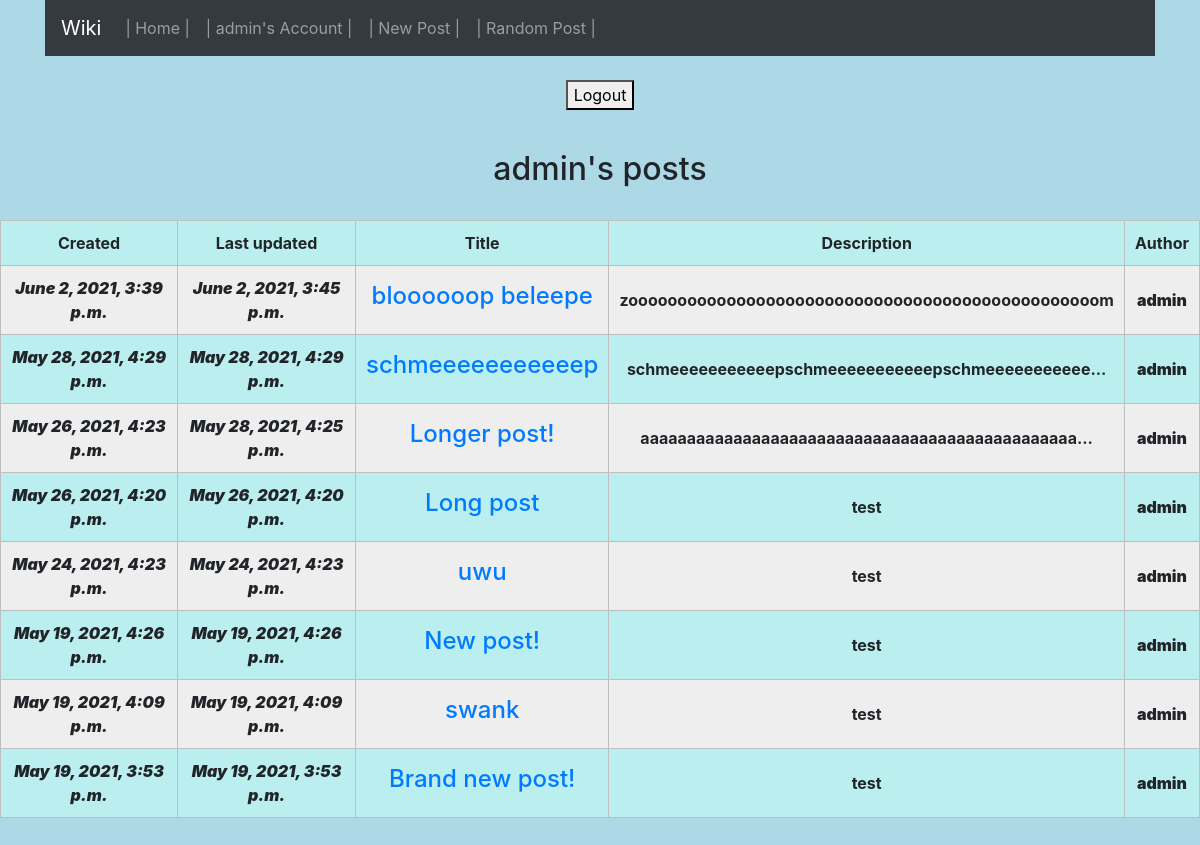
Page /user/ (signed in) on the earlier database version.
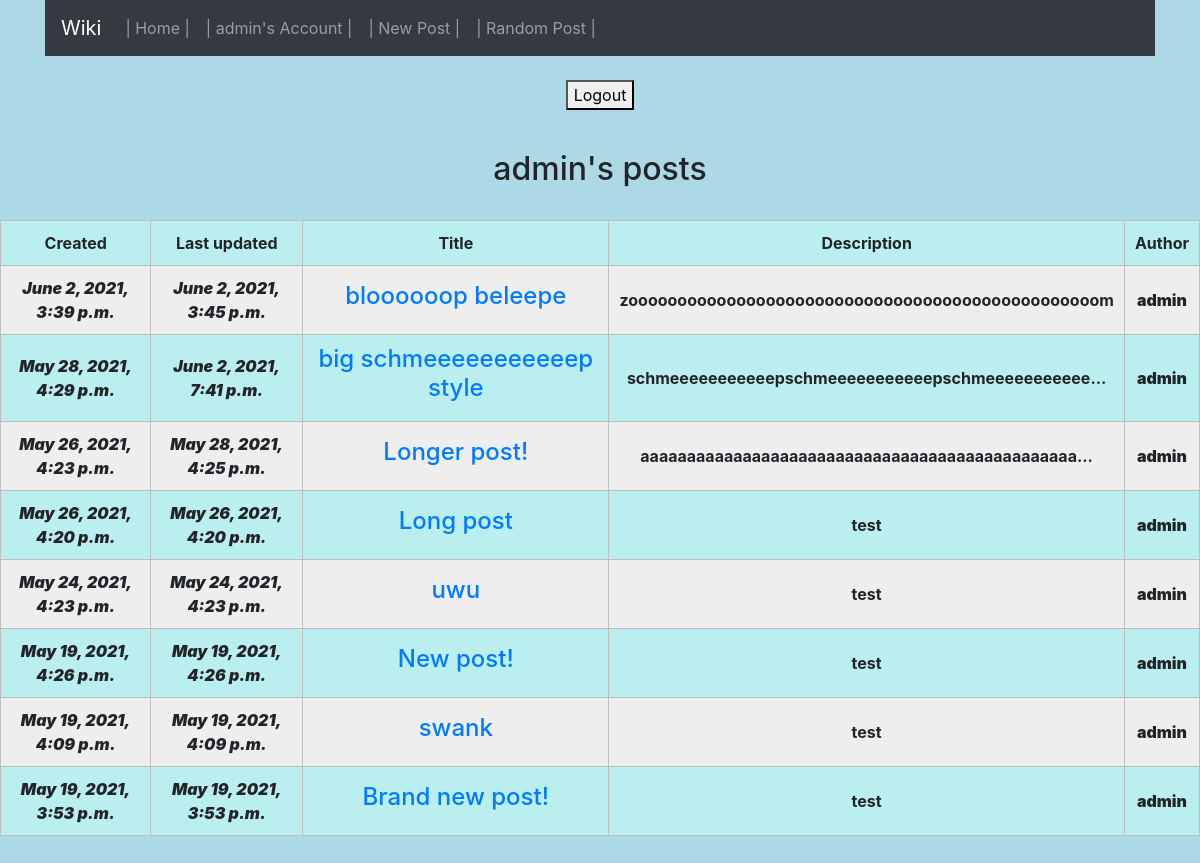
Same page on the later database version.
### wiki/models.py (models this page shows, shortened)
class Entry(models.Model):
	entry_title = models.CharField(max_length=100)
	entry_text = models.CharField(max_length=5000)
	entry_text_short = models.CharField(max_length=50)
	entry_author = models.ForeignKey(User, on_delete=models.CASCADE)
	entry_date = models.DateTimeField(auto_now_add=True)
	entry_updated = models.DateTimeField(auto_now=True)

### wiki/views.py (the view, shortened to what this page needs)
# urls.py: path('user/', UserView.as_view(), name='user'),
class UserView(View):
    def get(self, request):
        loggedIn = request.user.is_authenticated
        form = AuthenticationForm()
        entries = ''
        if loggedIn:
            entries = Entry.objects.filter(entry_author=request.user)
        return render(request, 'wiki/user.html', {'loggedIn': loggedIn, 'user': request.user, 'form': form, 'entries': entries})

### wiki/templates/wiki/user.html (shortened to what this page needs)
<!DOCTYPE html>
<html>
  <head>
  </head>
  <body>
    {% include 'wiki/header.html' %}
    {% if not loggedIn %}
      <br /><h3 style="color:red;">Unable to view: user not logged in!</h3>
      <h4>Please log in!</h4>
      <form style="padding-bottom:1em;" method="POST">
        {% csrf_token %}
        <br />
        <table style="margin-left:auto; margin-right:auto;">
          {{ form }}
        </table>
        <br /><button type="submit">Login</button>
      </form>
    {% else %}
        <br />
        <form style="padding-bottom:1em;" method="POST">
            <button type="submit">Logout</button>
        </form>
        <br /><h2>{{user}}'s posts</h2><br />
        <table style="width:100%">
            <tr>
                <th>Created</th>
                <th>Last updated</th>
                <th>Title</th>
                <th>Description</th>
                <th>Author</th>
            </tr>
        {% for entry in entries reversed %}
            <tr>
                <th><b><i>{{ entry.entry_date }}</b></i></th>
                <th><b><i>{{ entry.entry_updated }}</b></i></th>
                <th><a href="/{{ entry.id }}/"><h4>{{ entry.entry_title }}</h4></a></th>
                <th>{{ entry.entry_text_short }}</th>
                <th><b>{{ entry.entry_author }}</b></th>
            </tr>
        {% endfor %}
       </table>
       <br /><br />
    {% endif %}
	</body>
</html>

Differences in the rows shown:
changed Entry "schmeeeeeeeeeeepschmeeeeeeeeeeepschmeeeeeeeeeee...": entry_updated "May 28, 2021, 4:29 p.m." → "June 2, 2021, 7:41 p.m."; entry_title "schmeeeeeeeeeeep" → "big schmeeeeeeeeeeep style"
